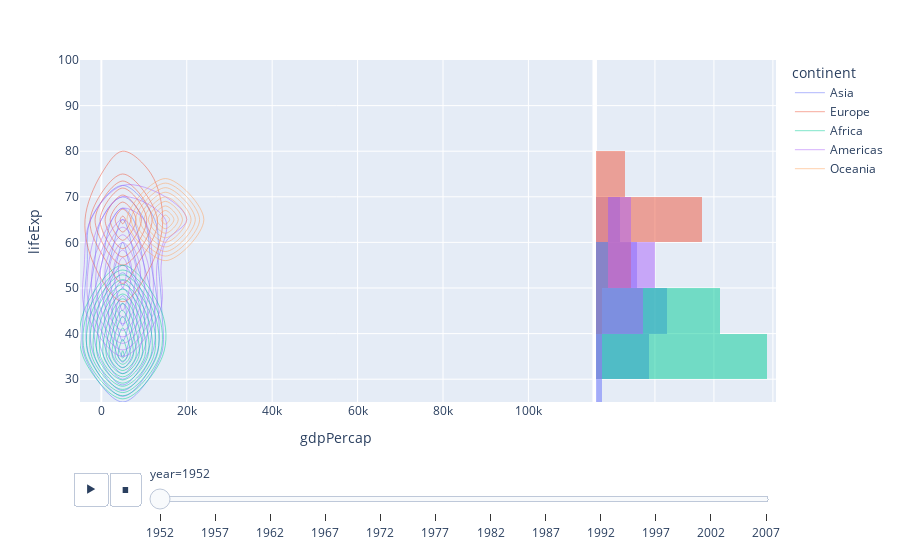

The notebook cell saved with this chart:
### Code cell
fig = px.density_contour(gapminder,
                         x ="gdpPercap",
                         y ="lifeExp",
                         color ="continent",
                         marginal_y ="histogram",
                         animation_frame ='year',
                         animation_group ='country',
                         range_y =[25, 100])
fig.show()

### Figure 1 — Plotly figure (JSON) as saved in the notebook; plotly's stock layout.template omitted (floating-point values rounded to 4 significant figures)
{"data": [{"autocontour": true, "contours": {"coloring": "none", "end": 11, "size": 1, "start": 1}, "hovertemplate": "continent=Asia<br>year=1952<br>gdpPercap=%{x}<br>lifeExp=%{y}<br>count=%{z}<extra></extra>", "ids": ["Afghanistan", "Bahrain", "Bangladesh", "Cambodia", "China", "Hong Kong, China", "India", "Indonesia", "Iran", "Iraq", "Israel", "Japan", "Jordan", "Korea, Dem. Rep.", "Korea, Rep.", "Kuwait", "Lebanon", "Malaysia", "Mongolia", "Myanmar", "Nepal", "Oman", "Pakistan", "Philippines", "Saudi Arabia", "Singapore", "Sri Lanka", "Syria", "Taiwan", "Thailand", "Vietnam", "West Bank and Gaza", "Yemen, Rep."], "legendgroup": "Asia", "line": {"color": "#636efa"}, "name": "Asia", "showlegend": true, "type": "histogram2dcontour", "x": [779.4, 9867.0, 684.2, 368.5, 400.4, 3054.0, 546.6, 749.7, 3035.0, 4130.0, 4087.0, 3217.0, 1547.0, 1088.0, 1031.0, 108400.0, 4835.0, 1831.0, 786.6, 331, 545.9, 1828.0, 684.6, 1273.0, 6460.0, 2315.0, 1084.0, 1643.0, 1207.0, 757.8, 605.1, 1516.0, 781.7], "xaxis": "x", "xbingroup": "x", "y": [28.8, 50.94, 37.48, 39.42, 44, 60.96, 37.37, 37.47, 44.87, 45.32, 65.39, 63.03, 43.16, 50.06, 47.45, 55.56, 55.93, 48.46, 42.24, 36.32, 36.16, 37.58, 43.44, 47.75, 39.88, 60.4, 57.59, 45.88, 58.5, 50.85, 40.41, 43.16, 32.55], "yaxis": "y", "ybingroup": "y"}, {"alignmentgroup": "True", "bingroup": "y", "hovertemplate": "continent=Asia<br>year=1952<br>lifeExp=%{y}<br>count=%{x}<extra></extra>", "legendgroup": "Asia", "marker": {"color": "#636efa"}, "name": "Asia", "offsetgroup": "Asia", "opacity": 0.5, "showlegend": false, "type": "histogram", "xaxis": "x2", "y": [28.8, 50.94, 37.48, 39.42, 44, 60.96, 37.37, 37.47, 44.87, 45.32, 65.39, 63.03, 43.16, 50.06, 47.45, 55.56, 55.93, 48.46, 42.24, 36.32, 36.16, 37.58, 43.44, 47.75, 39.88, 60.4, 57.59, 45.88, 58.5, 50.85, 40.41, 43.16, 32.55], "yaxis": "y2"}, {"autocontour": true, "contours": {"coloring": "none", "end": 16, "size": 2, "start": 2}, "hovertemplate": "continent=Europe<br>year=1952<br>gdpPercap=%{x}<br>lifeExp=%{y}<br>count=%{z}<extra></extra>", "ids": ["Albania", "Austria", "Belgium", "Bosnia and Herzegovina", "Bulgaria", "Croatia", "Czech Republic", "Denmark", "Finland", "France", "Germany", "Greece", "Hungary", "Iceland", "Ireland", "Italy", "Montenegro", "Netherlands", "Norway", "Poland", "Portugal", "Romania", "Serbia", "Slovak Republic", "Slovenia", "Spain", "Sweden", "Switzerland", "Turkey", "United Kingdom"], "legendgroup": "Europe", "line": {"color": "#EF553B"}, "name": "Europe", "showlegend": true, "type": "histogram2dcontour", "x": [1601.0, 6137.0, 8343.0, 973.5, 2444.0, 3119.0, 6876.0, 9692.0, 6425.0, 7030.0, 7144.0, 3531.0, 5264.0, 7268.0, 5210.0, 4931.0, 2648.0, 8942.0, 10100.0, 4029.0, 3068.0, 3145.0, 3581.0, 5075.0, 4215.0, 3834.0, 8528.0, 14730.0, 1969.0, 9980.0], "xaxis": "x", "xbingroup": "x", "y": [55.23, 66.8, 68, 53.82, 59.6, 61.21, 66.87, 70.78, 66.55, 67.41, 67.5, 65.86, 64.03, 72.49, 66.91, 65.94, 59.16, 72.13, 72.67, 61.31, 59.82, 61.05, 58.0, 64.36, 65.57, 64.94, 71.86, 69.62, 43.59, 69.18], "yaxis": "y", "ybingroup": "y"}, {"alignmentgroup": "True", "bingroup": "y", "hovertemplate": "continent=Europe<br>year=1952<br>lifeExp=%{y}<br>count=%{x}<extra></extra>", "legendgroup": "Europe", "marker": {"color": "#EF553B"}, "name": "Europe", "offsetgroup": "Europe", "opacity": 0.5, "showlegend": false, "type": "histogram", "xaxis": "x2", "y": [55.23, 66.8, 68, 53.82, 59.6, 61.21, 66.87, 70.78, 66.55, 67.41, 67.5, 65.86, 64.03, 72.49, 66.91, 65.94, 59.16, 72.13, 72.67, 61.31, 59.82, 61.05, 58.0, 64.36, 65.57, 64.94, 71.86, 69.62, 43.59, 69.18], "yaxis": "y2"}, {"autocontour": true, "contours": {"coloring": "none", "end": 28, "size": 2, "start": 2}, "hovertemplate": "continent=Africa<br>year=1952<br>gdpPercap=%{x}<br>lifeExp=%{y}<br>count=%{z}<extra></extra>", "ids": ["Algeria", "Angola", "Benin", "Botswana", "Burkina Faso", "Burundi", "Cameroon", "Central African Republic", "Chad", "Comoros", "Congo, Dem. Rep.", "Congo, Rep.", "Cote d'Ivoire", "Djibouti", "Egypt", "Equatorial Guinea", "Eritrea", "Ethiopia", "Gabon", "Gambia", "Ghana", "Guinea", "Guinea-Bissau", "Kenya", "Lesotho", "Liberia", "Libya", "Madagascar", "Malawi", "Mali", "Mauritania", "Mauritius", "Morocco", "Mozambique", "Namibia", "Niger", "Nigeria", "Reunion", "Rwanda", "Sao Tome and Principe", "Senegal", "Sierra Leone", "Somalia", "South Africa", "Sudan", "Swaziland", "Tanzania", "Togo", "Tunisia", "Uganda", "Zambia", "Zimbabwe"], "legendgroup": "Africa", "line": {"color": "#00cc96"}, "name": "Africa", "showlegend": true, "type": "histogram2dcontour", "x": [2449.0, 3521.0, 1063.0, 851.2, 543.3, 339.3, 1173.0, 1071.0, 1179.0, 1103.0, 780.5, 2126.0, 1389.0, 2670.0, 1419.0, 375.6, 328.9, 362.1, 4293.0, 485.2, 911.3, 510.2, 299.9, 853.5, 298.8, 575.6, 2388.0, 1443.0, 369.2, 452.3, 743.1, 1968.0, 1688.0, 468.5, 2424.0, 761.9, 1077.0, 2719.0, 493.3, 879.6, 1450.0, 879.8, 1136.0, 4725.0, 1616.0, 1148.0, 716.7, 859.8, 1468.0, 734.8, 1147.0, 406.9], "xaxis": "x", "xbingroup": "x", "y": [43.08, 30.02, 38.22, 47.62, 31.98, 39.03, 38.52, 35.46, 38.09, 40.72, 39.14, 42.11, 40.48, 34.81, 41.89, 34.48, 35.93, 34.08, 37.0, 30, 43.15, 33.61, 32.5, 42.27, 42.14, 38.48, 42.72, 36.68, 36.26, 33.69, 40.54, 50.99, 42.87, 31.29, 41.73, 37.44, 36.32, 52.72, 40, 46.47, 37.28, 30.33, 32.98, 45.01, 38.63, 41.41, 41.22, 38.6, 44.6, 39.98, 42.04, 48.45], "yaxis": "y", "ybingroup": "y"}, {"alignmentgroup": "True", "bingroup": "y", "hovertemplate": "continent=Africa<br>year=1952<br>lifeExp=%{y}<br>count=%{x}<extra></extra>", "legendgroup": "Africa", "marker": {"color": "#00cc96"}, "name": "Africa", "offsetgroup": "Africa", "opacity": 0.5, "showlegend": false, "type": "histogram", "xaxis": "x2", "y": [43.08, 30.02, 38.22, 47.62, 31.98, 39.03, 38.52, 35.46, 38.09, 40.72, 39.14, 42.11, 40.48, 34.81, 41.89, 34.48, 35.93, 34.08, 37.0, 30, 43.15, 33.61, 32.5, 42.27, 42.14, 38.48, 42.72, 36.68, 36.26, 33.69, 40.54, 50.99, 42.87, 31.29, 41.73, 37.44, 36.32, 52.72, 40, 46.47, 37.28, 30.33, 32.98, 45.01, 38.63, 41.41, 41.22, 38.6, 44.6, 39.98, 42.04, 48.45], "yaxis": "y2"}, {"autocontour": true, "contours": {"coloring": "none", "end": 9, "size": 1, "start": 1}, "hovertemplate": "continent=Americas<br>year=1952<br>gdpPercap=%{x}<br>lifeExp=%{y}<br>count=%{z}<extra></extra>", "ids": ["Argentina", "Bolivia", "Brazil", "Canada", "Chile", "Colombia", "Costa Rica", "Cuba", "Dominican Republic", "Ecuador", "El Salvador", "Guatemala", "Haiti", "Honduras", "Jamaica", "Mexico", "Nicaragua", "Panama", "Paraguay", "Peru", "Puerto Rico", "Trinidad and Tobago", "United States", "Uruguay", "Venezuela"], "legendgroup": "Americas", "line": {"color": "#ab63fa"}, "name": "Americas", "showlegend": true, "type": "histogram2dcontour", "x": [5911.0, 2677.0, 2109.0, 11370.0, 3940.0, 2144.0, 2627.0, 5587.0, 1398.0, 3522.0, 3048.0, 2428.0, 1840.0, 2195.0, 2899.0, 3478.0, 3112.0, 2480.0, 1952.0, 3759.0, 3082.0, 3023.0, 13990.0, 5717.0, 7690.0], "xaxis": "x", "xbingroup": "x", "y": [62.48, 40.41, 50.92, 68.75, 54.74, 50.64, 57.21, 59.42, 45.93, 48.36, 45.26, 42.02, 37.58, 41.91, 58.53, 50.79, 42.31, 55.19, 62.65, 43.9, 64.28, 59.1, 68.44, 66.07, 55.09], "yaxis": "y", "ybingroup": "y"}, {"alignmentgroup": "True", "bingroup": "y", "hovertemplate": "continent=Americas<br>year=1952<br>lifeExp=%{y}<br>count=%{x}<extra></extra>", "legendgroup": "Americas", "marker": {"color": "#ab63fa"}, "name": "Americas", "offsetgroup": "Americas", "opacity": 0.5, "showlegend": false, "type": "histogram", "xaxis": "x2", "y": [62.48, 40.41, 50.92, 68.75, 54.74, 50.64, 57.21, 59.42, 45.93, 48.36, 45.26, 42.02, 37.58, 41.91, 58.53, 50.79, 42.31, 55.19, 62.65, 43.9, 64.28, 59.1, 68.44, 66.07, 55.09], "yaxis": "y2"}, {"autocontour": true, "contours": {"coloring": "none", "end": 1.8, "size": 0.2, "start": 0.2}, "hovertemplate": "continent=Oceania<br>year=1952<br>gdpPercap=%{x}<br>lifeExp=%{y}<br>count=%{z}<extra></extra>", "ids": ["Australia", "New Zealand"], "legendgroup": "Oceania", "line": {"color": "#FFA15A"}, "name": "Oceania", "showlegend": true, "type": "histogram2dcontour", "x": [10040.0, 10560.0], "xaxis": "x", "xbingroup": "x", "y": [69.12, 69.39], "yaxis": "y", "ybingroup": "y"}, {"alignmentgroup": "True", "bingroup": "y", "hovertemplate": "continent=Oceania<br>year=1952<br>lifeExp=%{y}<br>count=%{x}<extra></extra>", "legendgroup": "Oceania", "marker": {"color": "#FFA15A"}, "name": "Oceania", "offsetgroup": "Oceania", "opacity": 0.5, "showlegend": false, "type": "histogram", "xaxis": "x2", "y": [69.12, 69.39], "yaxis": "y2"}], "layout": {"autosize": true, "barmode": "overlay", "legend": {"title": {"text": "continent"}, "tracegroupgap": 0}, "margin": {"t": 60}, "sliders": [{"active": 0, "currentvalue": {"prefix": "year="}, "len": 0.9, "pad": {"b": 10, "t": 60}, "steps": [{"args": [["1952"], {"frame": {"duration": 0, "redraw": true}, "fromcurrent": true, "mode": "immediate", "transition": {"duration": 0, "easing": "linear"}}], "label": "1952", "method": "animate"}, {"args": [["1957"], {"frame": {"duration": 0, "redraw": true}, "fromcurrent": true, "mode": "immediate", "transition": {"duration": 0, "easing": "linear"}}], "label": "1957", "method": "animate"}, {"args": [["1962"], {"frame": {"duration": 0, "redraw": true}, "fromcurrent": true, "mode": "immediate", "transition": {"duration": 0, "easing": "linear"}}], "label": "1962", "method": "animate"}, {"args": [["1967"], {"frame": {"duration": 0, "redraw": true}, "fromcurrent": true, "mode": "immediate", "transition": {"duration": 0, "easing": "linear"}}], "label": "1967", "method": "animate"}, {"args": [["1972"], {"frame": {"duration": 0, "redraw": true}, "fromcurrent": true, "mode": "immediate", "transition": {"duration": 0, "easing": "linear"}}], "label": "1972", "method": "animate"}, {"args": [["1977"], {"frame": {"duration": 0, "redraw": true}, "fromcurrent": true, "mode": "immediate", "transition": {"duration": 0, "easing": "linear"}}], "label": "1977", "method": "animate"}, {"args": [["1982"], {"frame": {"duration": 0, "redraw": true}, "fromcurrent": true, "mode": "immediate", "transition": {"duration": 0, "easing": "linear"}}], "label": "1982", "method": "animate"}, {"args": [["1987"], {"frame": {"duration": 0, "redraw": true}, "fromcurrent": true, "mode": "immediate", "transition": {"duration": 0, "easing": "linear"}}], "label": "1987", "method": "animate"}, {"args": [["1992"], {"frame": {"duration": 0, "redraw": true}, "fromcurrent": true, "mode": "immediate", "transition": {"duration": 0, "easing": "linear"}}], "label": "1992", "method": "animate"}, {"args": [["1997"], {"frame": {"duration": 0, "redraw": true}, "fromcurrent": true, "mode": "immediate", "transition": {"duration": 0, "easing": "linear"}}], "label": "1997", "method": "animate"}, {"args": [["2002"], {"frame": {"duration": 0, "redraw": true}, "fromcurrent": true, "mode": "immediate", "transition": {"duration": 0, "easing": "linear"}}], "label": "2002", "method": "animate"}, {"args": [["2007"], {"frame": {"duration": 0, "redraw": true}, "fromcurrent": true, "mode": "immediate", "transition": {"duration": 0, "easing": "linear"}}], "label": "2007", "method": "animate"}], "x": 0.1, "xanchor": "left", "y": 0, "yanchor": "top"}], "updatemenus": [{"buttons": [{"args": [null, {"frame": {"duration": 500, "redraw": true}, "fromcurrent": true, "mode": "immediate", "transition": {"duration": 500, "easing": "linear"}}], "label": "&#9654;", "method": "animate"}, {"args": [[null], {"frame": {"duration": 0, "redraw": true}, "fromcurrent": true, "mode": "immediate", "transition": {"duration": 0, "easing": "linear"}}], "label": "&#9724;", "method": "animate"}], "direction": "left", "pad": {"r": 10, "t": 70}, "showactive": false, "type": "buttons", "x": 0.1, "xanchor": "right", "y": 0, "yanchor": "top"}], "xaxis": {"anchor": "y", "autorange": true, "domain": [0, 0.7363], "range": [-5000, 115000], "title": {"text": "gdpPercap"}, "type": "linear"}, "xaxis2": {"anchor": "y2", "autorange": true, "domain": [0.7413, 1], "matches": "x2", "range": [0, 30.53], "showgrid": true, "showline": false, "showticklabels": false, "ticks": ""}, "yaxis": {"anchor": "x", "domain": [0, 1], "range": [25, 100], "title": {"text": "lifeExp"}, "type": "linear"}, "yaxis2": {"anchor": "x2", "domain": [0, 1], "matches": "y", "showgrid": true, "showticklabels": false, "type": "linear"}}}
